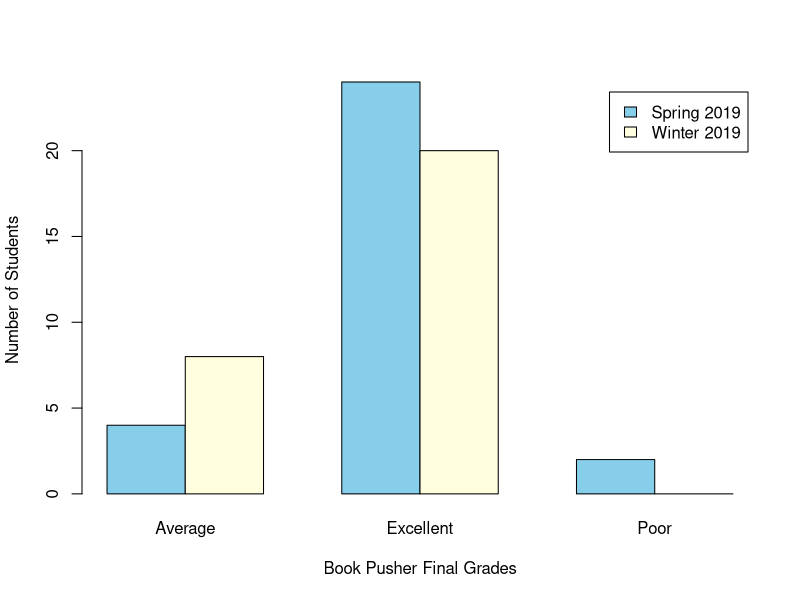

Write R code to recreate this figure.
## ---- chunk 1
library(tidyverse)
library(ggplot2)
## ---- chunk 2

book_pusher <- read.csv("book_pusher_grades.csv")

data <- book_pusher %>% 
  mutate(
    Performance = case_when(
      Grades %in% c(90:100) ~ "Excellent",
      Grades %in% c(80:89) ~ "Average",
      Grades %in% c(0:88) ~ "Poor"
    )
  ) 

barplot(table(data$Semester,data$Performance), beside = TRUE, col = c("skyblue", "lightyellow"), legend.text = TRUE, xlab = "Book Pusher Final Grades", ylab = "Number of Students")

